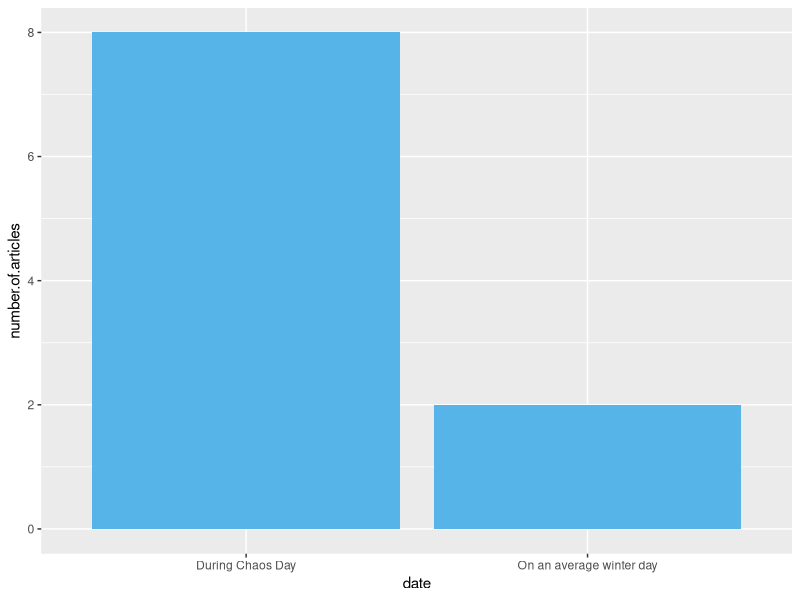

Recreate this plot in R.
## ---- chunk 1
coldnews <- read.csv('Gary -ggs2121/newscold3.csv', header = TRUE)
coldnews <- coldnews[-1]

if (!require("ggplot2")) {
  install.packages("ggplot2")
}
library("ggplot2")
ggplot(coldnews, aes(date,y = number.of.articles)) + geom_bar(stat = "identity", fill="#56B4E9")
